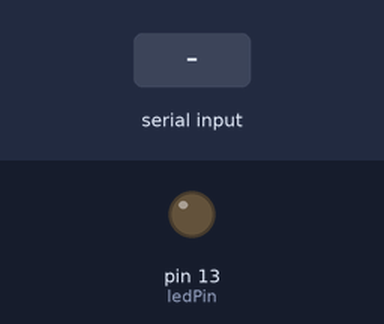
Recording of a sketch running on a simulated Arduino Uno, built with avr-gcc and run on an emulated ATmega328P. Shown: output pins drawn as LEDs (lit = HIGH). The test bench sets the inputs (shaded band).

Above: at 1.2 s.
1.3 s: "1" received over Serial
At 2.5 s:
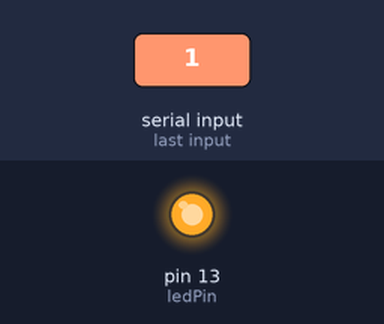
2.8 s: "0" received over Serial
At 3.6 s:
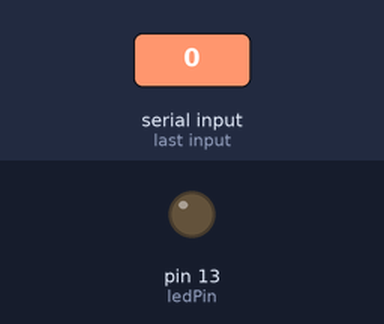
Timing chart, 0 to 5.8 s (numbered marks = the images above; inputs shaded):
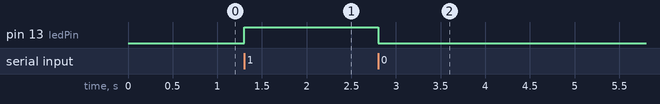

The sketch:

Blink.ino
```cpp
const int ledPin = 13; // Pino do LED
volatile bool ledState = false; // Estado do LED
char receivedChar; // Variável para armazenar o caractere recebido

void setup() {
  Serial.begin(9600); // Inicia a comunicação serial
  pinMode(ledPin, OUTPUT); // Configura o pino do LED como saída
}

void loop() {
  // Verifica se o estado do LED foi alterado
  if (ledState) {
    digitalWrite(ledPin, HIGH); // Acende o LED
  } else {
    digitalWrite(ledPin, LOW); // Apaga o LED
  }

  // Aqui você pode adicionar outras lógicas de programa
}

// Esta função é chamada quando dados estão disponíveis na porta serial
void serialEvent() {
  while (Serial.available()) {
    receivedChar = Serial.read(); // Lê o caractere recebido

    // Verifica se o caractere é '1' ou '0'
    if (receivedChar == '1') {
      ledState = true; // Liga o LED
    } else if (receivedChar == '0') {
      ledState = false; // Desliga o LED
    }
  }
}
```

Measured:
- after the input at 1.3 s, pin 13 (ledPin): LOW → HIGH at once
- after the input at 2.8 s, pin 13 (ledPin): HIGH → LOW at once
